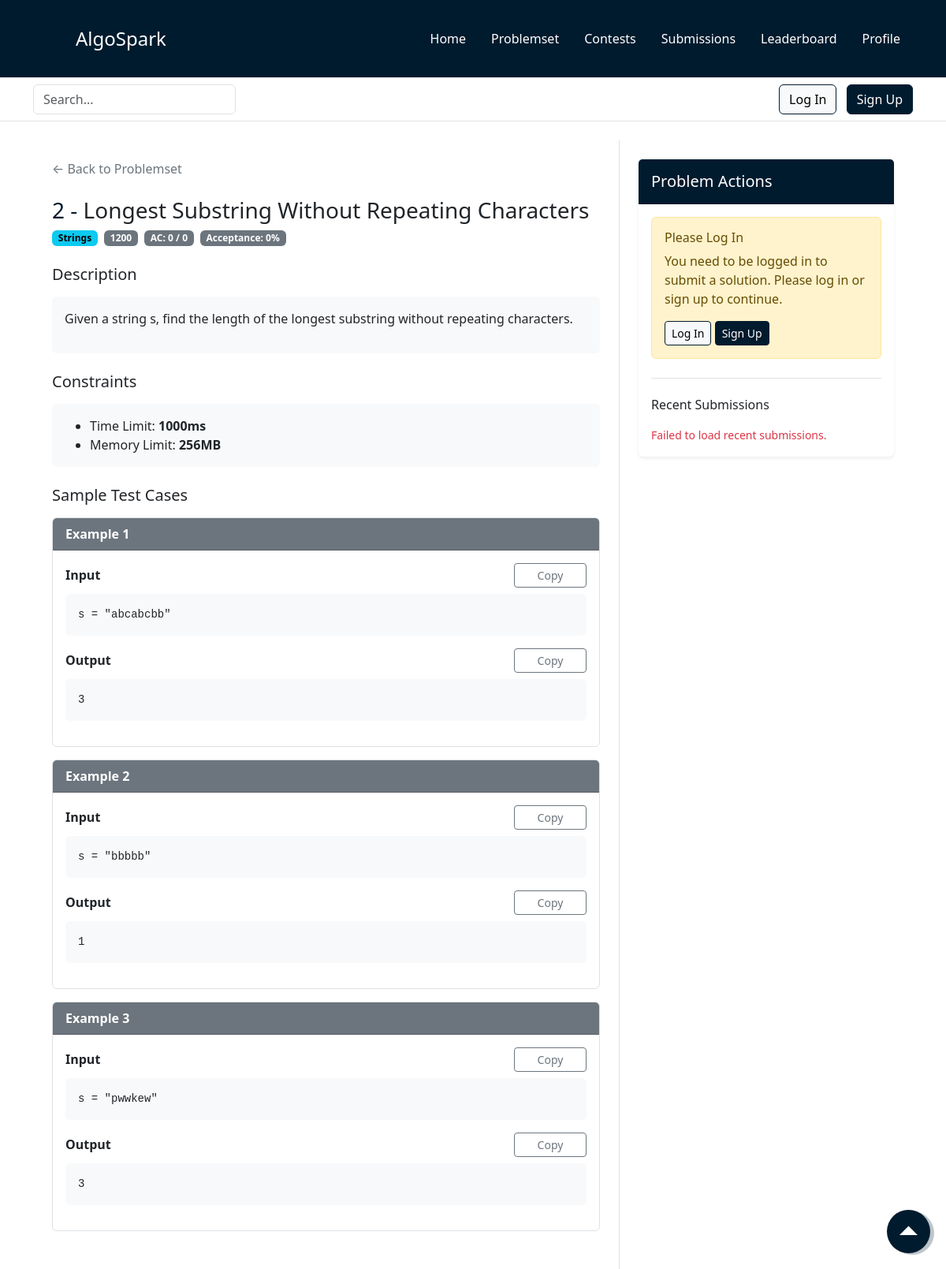
The page /public/pages/problem.php?problem_id=2 on the database its author committed.
### tables this page shows
CREATE TABLE problems (
    id INT PRIMARY KEY AUTO_INCREMENT,
    title VARCHAR(200) NOT NULL UNIQUE,
    description LONGTEXT NOT NULL,
    difficulty INT NOT NULL DEFAULT 900,
    category VARCHAR(300) NOT NULL DEFAULT 'General',
    time_limit_ms INT DEFAULT 1000,
    memory_limit_mb INT DEFAULT 256,
    author_id INT,
    success_count INT DEFAULT 0,
    total_attempts INT DEFAULT 0,
    acceptance_rate DECIMAL(5, 2) DEFAULT 0.00,
    created_at TIMESTAMP DEFAULT CURRENT_TIMESTAMP,
    updated_at TIMESTAMP DEFAULT CURRENT_TIMESTAMP ON UPDATE CURRENT_TIMESTAMP,
    
    FOREIGN KEY (author_id) REFERENCES users(id) ON DELETE SET NULL,
    INDEX idx_difficulty (difficulty),
    INDEX idx_category (category),
    INDEX idx_created_at (created_at)
);

CREATE TABLE test_cases (
    id INT PRIMARY KEY AUTO_INCREMENT,
    problem_id INT NOT NULL,
    input LONGTEXT NOT NULL,
    expected_output LONGTEXT NOT NULL,
    is_sample BOOLEAN DEFAULT FALSE,
    order_index INT DEFAULT 0,
    created_at TIMESTAMP DEFAULT CURRENT_TIMESTAMP,
    
    FOREIGN KEY (problem_id) REFERENCES problems(id) ON DELETE CASCADE,
    INDEX idx_problem_id (problem_id),
    INDEX idx_is_sample (is_sample)
);

### backend/class/ConnexionDB.php (called while the page is built, shortened)
<?php
class ConnexionDB
{
    private static $_dbname = "algosparkDB";
    private static $_user = "clientalgospark";
    private static $_pwd = "Algospark123!";
    private static $_host = "127.0.0.1";
    private static $_bdd = null;
    private function __construct()
    {
        try {
            self::$_bdd = new PDO("mysql:host=" . self::$_host . ";dbname=" . self::$_dbname . ";charset=utf8", self::$_user, self::$_pwd, array(PDO::MYSQL_ATTR_INIT_COMMAND => 'SET NAMES UTF8'));
        } catch (PDOException $e) {
            die('Erreur : ' . $e->getMessage());
        }
    }
    public static function getInstance(): ?PDO
    {
        return (self::$_bdd);
    }
}

### backend/class/ProblemsRepository.php (called while the page is built, shortened)
<?php
class ProblemsRepository extends Repository
{
    public function __construct()
    {
        return parent::__construct(self::tableName);
    }
}

### backend/class/Repository.php (called while the page is built, shortened)
<?php
abstract class Repository implements IRepository
{
    protected $db;
    public function __construct(protected $tableName)
    {
        $this->db = ConnexionDB::getInstance();
    }
    public function findById($id)
    {
        $response = $this->db->prepare("select * from {$this->tableName} where id = ?");
        $response->execute([$id]);
        return $response->fetch(PDO::FETCH_OBJ);
    }
}

### backend/class/TestCasesRepository.php (called while the page is built, shortened)
<?php
class TestCasesRepository extends Repository
{
    public function __construct()
    {
        return parent::__construct(self::tableName);
    }
    public function findSampleByProblemId(int $problemId): array
    {
        $response = $this->db->prepare("SELECT * FROM {$this->tableName} WHERE problem_id = ? AND is_sample = 1 ORDER BY order_index ASC");
        $response->execute([$problemId]);
        return $response->fetchAll(PDO::FETCH_OBJ);
    }
}

### public/pages/problem.php (the view, shortened to what this page needs)
<!doctype html>
<html lang="en">
<?php
require_once __DIR__ . '/../components/head.php';
$problemId = isset($_GET['problem_id']) ? (int) $_GET['problem_id'] : 0;
if ($problemId <= 0) {
    $errorMessage = 'Invalid problem ID';
    $problem = null;
    $testCases = [];
    $languages = [];
} else {
    $ProblemsRepository = new ProblemsRepository();
    $TestCasesRepository = new TestCasesRepository();
    $problem = $ProblemsRepository->findById($problemId);
    if (!$problem) {
        $errorMessage = 'Problem not found';
        $testCases = [];
        $languages = [];
    } else {
        $errorMessage = null;
        $testCases = $TestCasesRepository->findSampleByProblemId($problemId);
    }
}
?>
<body>
    <header>
        <?php
        require_once __DIR__ . '/../components/nav.php';
        require_once __DIR__ . '/../components/search-bar.php';
        ?>
    </header>
    <main class="container mt-4">
        <?php if ($errorMessage): ?>
            <div class="container">
                <div class="alert alert-danger" role="alert">
                    <h4>Error</h4>
                    <p><?= htmlspecialchars($errorMessage, ENT_QUOTES, 'UTF-8') ?></p>
                    <a href="/public/pages/problemset.php" class="btn btn-primary">← Back to Problemset</a>
                </div>
            </div>
        <?php else: ?>
            <div class="row g-0">
                <div class="col-12 col-lg-8 border-end p-4 problem-pane">
                    <div class="mb-4">
                        <a href="/public/pages/problemset.php" class="text-decoration-none text-secondary">← Back to Problemset</a>
                    </div>
                    <div class="mb-4">
                        <h1 class="h3 mb-2">
                            <span class="text-info"><?= (int) $problem->id ?> - </span><?= htmlspecialchars((string) $problem->title, ENT_QUOTES, 'UTF-8') ?>
                        </h1>
                        <div class="d-flex flex-wrap gap-2 mb-3">
                            <span class="badge text-bg-info"><?= htmlspecialchars((string) $problem->category, ENT_QUOTES, 'UTF-8') ?></span>
                            <?php
                            $difficulty = htmlspecialchars((string) $problem->difficulty, ENT_QUOTES, 'UTF-8');
                            $difficultyClass = match ($difficulty) {
                                'Easy' => 'text-bg-success',
                                'Medium' => 'text-bg-warning',
                                'Hard' => 'text-bg-danger',
                                default => 'text-bg-secondary'
                            };
                            ?>
                            <span class="badge <?= $difficultyClass ?>"><?= $difficulty ?></span>
                            <span class="badge text-bg-secondary">
                                AC: <?= (int) $problem->success_count ?> / <?= (int) $problem->total_attempts ?>
                            </span>
                            <span class="badge text-bg-secondary">
                                Acceptance: <?= (int) $problem->acceptance_rate ?>%
                            </span>
                        </div>
                    </div>
                    <div class="mb-4">
                        <h5 class="mb-3">Description</h5>
                        <div class="card border-0 bg-light p-3">
                            <p><?= nl2br(htmlspecialchars((string) $problem->description, ENT_QUOTES, 'UTF-8')) ?></p>
                        </div>
                    </div>
                    <div class="mb-4">
                        <h5 class="mb-3">Constraints</h5>
                        <div class="card border-0 bg-light p-3">
                            <ul class="mb-0">
                                <li>Time Limit: <strong><?= (int) $problem->time_limit_ms ?>ms</strong></li>
                                <li>Memory Limit: <strong><?= (int) $problem->memory_limit_mb ?>MB</strong></li>
                            </ul>
                        </div>
                    </div>
                    <?php if (count($testCases) > 0): ?>
                        <div class="mb-4">
                            <h5 class="mb-3">Sample Test Cases</h5>
                            <?php foreach ($testCases as $index => $testCase): ?>
                                <div class="card mb-3 border">
                                    <div class="card-header bg-secondary text-white py-2">
                                        <strong>Example <?= $index + 1 ?></strong>
                                    </div>
                                    <div class="card-body p-3">
                                        <div class="mb-3">
                                            <div class="d-flex justify-content-between align-items-center mb-2">
                                                <label class="form-label fw-bold mb-0">Input</label>
                                                <button
                                                    type="button"
                                                    class="btn btn-outline-secondary btn-sm problem-copy-btn copy-testcase-btn"
                                                    data-copy-target="testcase-input-<?= (int) $testCase->id ?>">
                                                    Copy
                                                </button>
                                            </div>
                                            <pre class="bg-light p-3 rounded problem-io-code"><code id="testcase-input-<?= (int) $testCase->id ?>"><?= htmlspecialchars((string) $testCase->input, ENT_QUOTES, 'UTF-8') ?></code></pre>
                                        </div>
                                        <div>
                                            <div class="d-flex justify-content-between align-items-center mb-2">
                                                <label class="form-label fw-bold mb-0">Output</label>
                                                <button
                                                    type="button"
                                                    class="btn btn-outline-secondary btn-sm problem-copy-btn copy-testcase-btn"
                                                    data-copy-target="testcase-output-<?= (int) $testCase->id ?>">
                                                    Copy
                                                </button>
                                            </div>
                                            <pre class="bg-light p-3 rounded problem-io-code"><code id="testcase-output-<?= (int) $testCase->id ?>"><?= htmlspecialchars((string) $testCase->expected_output, ENT_QUOTES, 'UTF-8') ?></code></pre>
                                        </div>
                                    </div>
                                </div>
                            <?php endforeach; ?>
                        </div>
                    <?php else: ?>
                        <div class="alert alert-info mb-4">
                            No sample test cases available for this problem.
                        </div>
                    <?php endif; ?>
                </div>
                <div class="col-12 col-lg-4 p-4 problem-pane">
                    <div class="card shadow-sm border-0 problem-side-card">
                        <div class="card-header bg-primary text-white py-3">
                            <h5 class="mb-0">Problem Actions</h5>
                        </div>
                        <div class="card-body">
                            <?php if ($isLoggedIn): ?>
                                <button
                                    type="button"
                                    class="btn btn-success w-100"
                                    data-bs-toggle="modal"
                                    data-bs-target="#submitSolutionModal">
                                    Submit Solution
                                </button>
                            <?php else: ?>
                                <div class="alert alert-warning" role="alert">
                                    <h6 class="mb-2">Please Log In</h6>
                                    <p class="mb-0">You need to be logged in to submit a solution. Please log in or sign up to continue.</p>
                                    <button class="btn btn-light btn-sm mt-3" data-bs-toggle="modal" data-bs-target="#LogModal">
                                        Log In
                                    </button>
                                    <button class="btn btn-primary btn-sm mt-3" data-bs-toggle="modal" data-bs-target="#signmodal">
                                        Sign Up
                                    </button>
                                </div>
                            <?php endif; ?>
                            <div class="mt-4 pt-4 border-top">
                                <h6 class="mb-3">Recent Submissions</h6>
                                <div id="recentSubmissions" class="text-muted" data-problem-id="<?= (int) $problem->id ?>">
                                </div>
                            </div>
                        </div>
                    </div>
                </div>
            </div>
        <?php endif; ?>
    </main>
</body>
</html>

### public/assets/css/style.css (style rules this page uses)
:root { --slate-blue: #7067cfff; --light-green: #7ee081ff; --night-bordeaux: #561d25ff; --midnight-violet: #2b1c2aff; --shadow-grey: #161c2cff; --prussian-blue: #001b2eff; --charcoal-blue: #385163ff; --slate-grey: #6f8697ff; --powder-blue: #a6bbcbff; --alice-blue: #ddf0ffff; }
.text-info { color: var(--prussian-blue) !important; }
.btn-primary { background-color: var(--prussian-blue); }
.btn-primary, .btn-light { border-color: var(--prussian-blue); }
a { text-decoration: none; }
.bg-primary { background-color: var(--prussian-blue) !important; }

### public/assets/css/problem.css (style rules this page uses)
.problem-pane { max-height: none; overflow-y: visible; }
.problem-io-code { overflow-x: auto; max-height: 200px; white-space: pre; }
.problem-copy-btn { min-width: 92px; }
.problem-side-card { position: sticky; top: 1rem; }

### rows shown on the page
problems: id "2", title "Longest Substring Without Repeating Characters", category "Strings", difficulty "1200", success_count "0", total_attempts "0", acceptance_rate "0", description "Given a string s, find the length of the longest substring without repeating characters.", time_limit_ms "1000", memory_limit_mb "256"
test_cases: input "s = \"abcabcbb\"", expected_output "3"
test_cases: input "s = \"bbbbb\"", expected_output "1"
test_cases: input "s = \"pwwkew\"", expected_output "3"
